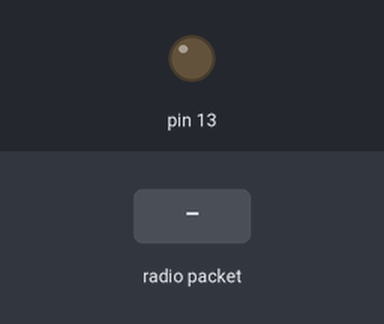
Simulated run of this sketch. Board: Arduino Uno, built with avr-gcc and run on an emulated ATmega328P. On the bench: output pins drawn as LEDs (lit = HIGH). The inputs (shaded band) are chosen by the test bench. No radio packets arrive unless stated; what the sketch prints to the serial monitor is not drawn.

Above: at 1.2 s.
1.3 s: radio packet "A" arrives
At 2.5 s:
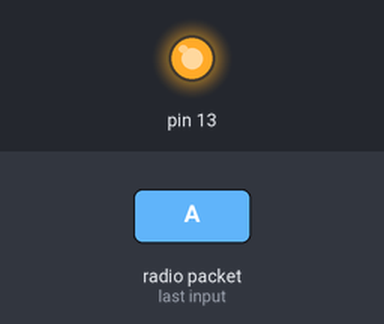
2.8 s: radio packet "1" arrives
At 3.7 s:
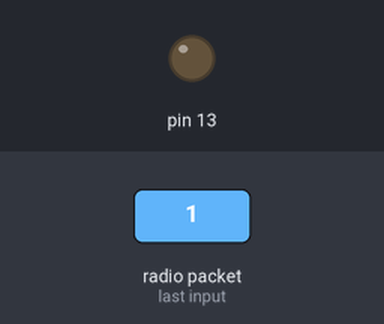
Timing chart, 0 to 5.8 s (numbered marks = the images above; inputs shaded):
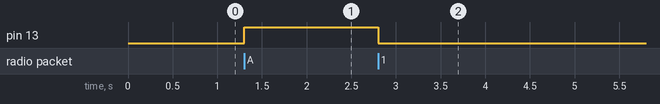

Measured:
- after the input at 1.3 s, pin 13: LOW → HIGH at once
- after the input at 2.8 s, pin 13: HIGH → LOW at once

The sketch:

RF_315MHz_Rx.ino
```cpp
#include <VirtualWire.h>
uint8_t buf[VW_MAX_MESSAGE_LEN];
uint8_t buflen = VW_MAX_MESSAGE_LEN;
byte vw_rx_char;
void setup() {
  Serial.begin(250000);
  vw_set_ptt_inverted(true);
  vw_setup(9600);
  vw_set_rx_pin(8);
  vw_rx_start();
  pinMode(13, OUTPUT);
}
int a;
void loop() {
  if (vw_get_message(buf, &buflen)) vw_rx_char = buf[0];
  Serial.println(vw_rx_char);
  if (vw_rx_char == 'A') digitalWrite(13, HIGH);
  else digitalWrite(13, LOW);
}
```
